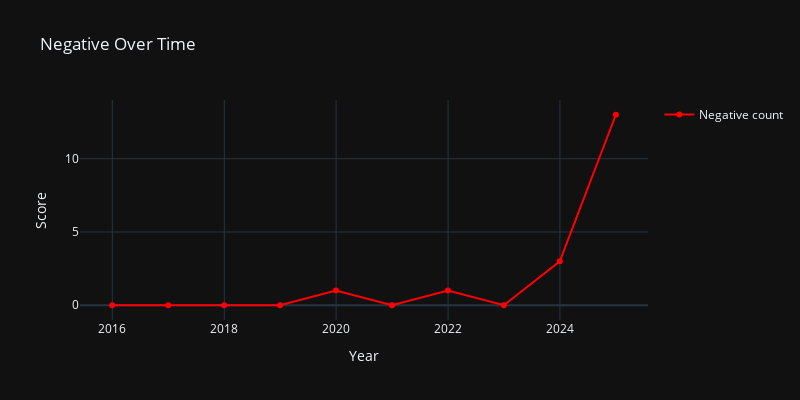

Notebook code cell kept with this figure:
### Code cell
month_df = df_time_series.resample('YE').agg({
    'positive_score': 'mean',
    'negative_score': 'mean',
    'sentiment': lambda x: (x == 'negative').sum()
})

fig = go.Figure()

fig.add_trace(go.Scatter(
    x=month_df.index,
    y=month_df['sentiment'],
    name='Negative count',
    line=dict(color='red')
))


fig.update_layout(
    title='Negative Over Time',
    xaxis_title='Year',
    yaxis_title='Score',
    showlegend=True,
    width=800,
    height=400,
    template='plotly_dark'
)



fig.show()

### Figure 1 — Plotly figure (JSON) as saved in the notebook; plotly's stock layout.template omitted (floating-point values rounded to 4 significant figures)
{"data": [{"line": {"color": "red"}, "name": "Negative count", "type": "scatter", "x": ["2015-12-31T00:00:00", "2016-12-31T00:00:00", "2017-12-31T00:00:00", "2018-12-31T00:00:00", "2019-12-31T00:00:00", "2020-12-31T00:00:00", "2021-12-31T00:00:00", "2022-12-31T00:00:00", "2023-12-31T00:00:00", "2024-12-31T00:00:00"], "y": [0, 0, 0, 0, 1, 0, 1, 0, 3, 13]}], "layout": {"height": 400, "showlegend": true, "title": {"text": "Negative Over Time"}, "width": 800, "xaxis": {"title": {"text": "Year"}}, "yaxis": {"title": {"text": "Score"}}}}
